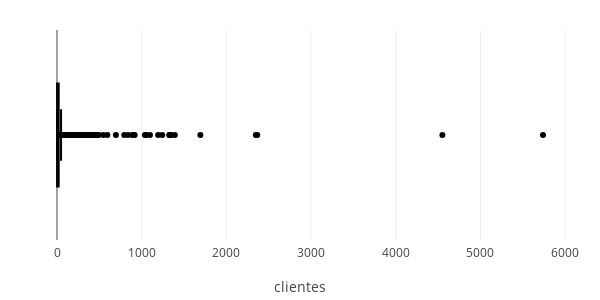

The code cell stored with this chart in its notebook:
### Code cell
fig = px.box(df_treated_data['clientes'], x="clientes")
fig.update_layout(
    autosize=False,
    width=600,
    height=300,
    margin=dict(
        l=30,
        r=30,
        b=60,
        t=30,
        pad=4
    ))
fig.show()

### Figure 1 — Plotly figure (JSON) as saved in the notebook; plotly's stock layout.template omitted (floating-point values rounded to 4 significant figures; data arrays with more than 128 entries replaced by an {"elided": "..."} marker saying what was removed)
{"data": [{"alignmentgroup": "True", "hovertemplate": "clientes=%{x}<extra></extra>", "legendgroup": "", "marker": {"color": "#000001"}, "name": "", "notched": false, "offsetgroup": "", "orientation": "h", "showlegend": false, "type": "box", "x": {"elided": "3036 int values"}, "x0": " ", "xaxis": "x", "y0": " ", "yaxis": "y"}], "layout": {"autosize": false, "boxmode": "group", "height": 300, "legend": {"tracegroupgap": 0}, "margin": {"b": 60, "l": 30, "pad": 4, "r": 30, "t": 30}, "width": 600, "xaxis": {"anchor": "y", "domain": [0, 1], "title": {"text": "clientes"}}, "yaxis": {"anchor": "x", "domain": [0, 1]}}}
